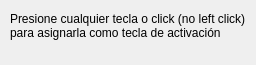
<?xml version="1.0" encoding="UTF-8"?>
<ui version="4.0">
 <class>dialogDetectarTecla</class>
 <widget class="QDialog" name="dialogDetectarTecla">
  <property name="geometry">
   <rect>
    <x>0</x>
    <y>0</y>
    <width>256</width>
    <height>65</height>
   </rect>
  </property>
  <property name="windowTitle">
   <string>Detectar tecla</string>
  </property>
  <widget class="QLabel" name="label_2">
   <property name="geometry">
    <rect>
     <x>10</x>
     <y>-10</y>
     <width>291</width>
     <height>71</height>
    </rect>
   </property>
   <property name="font">
    <font>
     <pointsize>9</pointsize>
    </font>
   </property>
   <property name="text">
    <string>Presione cualquier tecla o click (no left click)
para asignarla como tecla de activación</string>
   </property>
  </widget>
 </widget>
 <resources/>
 <connections/>
</ui>
